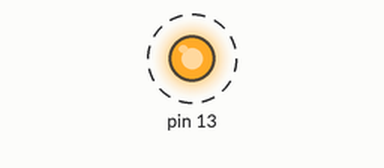
This sketch was run on a simulated Arduino Uno, built with avr-gcc and run on an emulated ATmega328P. Parts: output pins drawn as LEDs (lit = HIGH). Dashed ring = blinking. What the sketch prints to the serial monitor is not drawn.

Above: at 0.5 s.
Timing chart, 0 to 3.0 s (numbered marks = the images above):
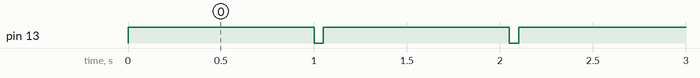

The sketch:

_01_led_clignote.ino
```cpp
// ------------------------------------
void setup()
{
  pinMode(13, OUTPUT);
  Serial.begin(9600);
}

// ------------------------------------
void loop()
{
  digitalWrite(13, HIGH);
  delay(1000);
  digitalWrite(13, LOW);
  delay(50);
  Serial.println("Blink!");
}
```

Measured:
- by itself, pin 13: alternates HIGH for 1.0 s and LOW for 0.05 s
